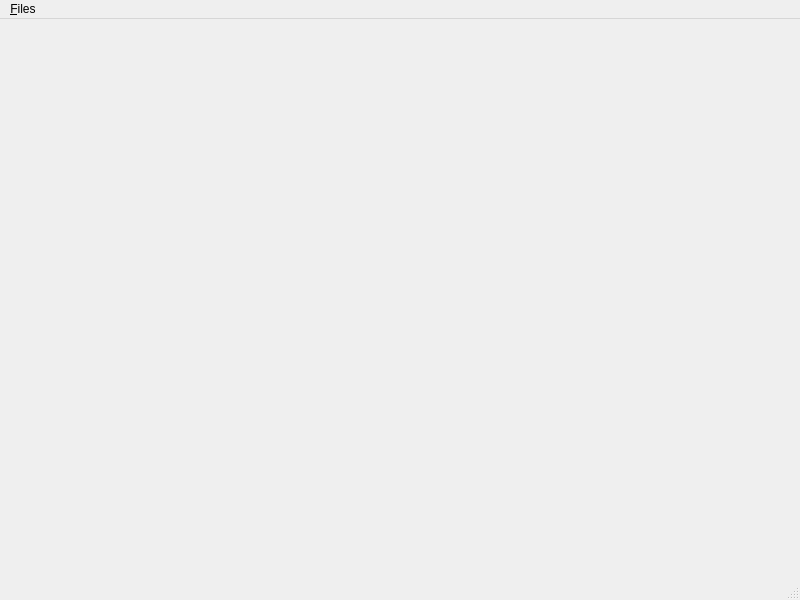
<?xml version="1.0" encoding="UTF-8"?>
<ui version="4.0">
 <class>Mesydaq2MainWindow</class>
 <widget class="QMainWindow" name="Mesydaq2MainWindow">
  <property name="geometry">
   <rect>
    <x>0</x>
    <y>0</y>
    <width>800</width>
    <height>600</height>
   </rect>
  </property>
  <property name="windowTitle">
   <string>MainWindow</string>
  </property>
  <widget class="QWidget" name="centralwidget"/>
  <widget class="QMenuBar" name="menubar">
   <property name="geometry">
    <rect>
     <x>0</x>
     <y>0</y>
     <width>800</width>
     <height>24</height>
    </rect>
   </property>
   <widget class="QMenu" name="menu_Files">
    <property name="title">
     <string>&amp;Files</string>
    </property>
    <addaction name="separator"/>
    <addaction name="action_Save_Config_File"/>
    <addaction name="action_Load_Config_File"/>
    <addaction name="separator"/>
    <addaction name="action_Replay_List_File"/>
    <addaction name="separator"/>
    <addaction name="actionSave_Histogram_File"/>
    <addaction name="actionLoad_Histogram_File"/>
    <addaction name="separator"/>
    <addaction name="action_Quit"/>
   </widget>
   <addaction name="menu_Files"/>
  </widget>
  <widget class="QStatusBar" name="statusbar"/>
  <action name="action_Save_Config_File">
   <property name="text">
    <string>&amp;Save Config File ...</string>
   </property>
  </action>
  <action name="action_Load_Config_File">
   <property name="text">
    <string>&amp;Load Config File ...</string>
   </property>
  </action>
  <action name="action_Replay_List_File">
   <property name="text">
    <string>&amp;Replay List File ...</string>
   </property>
  </action>
  <action name="actionSave_Histogram_File">
   <property name="text">
    <string>Save &amp;Histogram File ...</string>
   </property>
  </action>
  <action name="actionLoad_Histogram_File">
   <property name="text">
    <string>Load H&amp;istogram File ...</string>
   </property>
  </action>
  <action name="action_Quit">
   <property name="text">
    <string>&amp;Quit</string>
   </property>
  </action>
 </widget>
 <resources/>
 <connections>
  <connection>
   <sender>action_Quit</sender>
   <signal>activated()</signal>
   <receiver>Mesydaq2MainWindow</receiver>
   <slot>close()</slot>
   <hints>
    <hint type="sourcelabel">
     <x>-1</x>
     <y>-1</y>
    </hint>
    <hint type="destinationlabel">
     <x>399</x>
     <y>299</y>
    </hint>
   </hints>
  </connection>
 </connections>
</ui>
